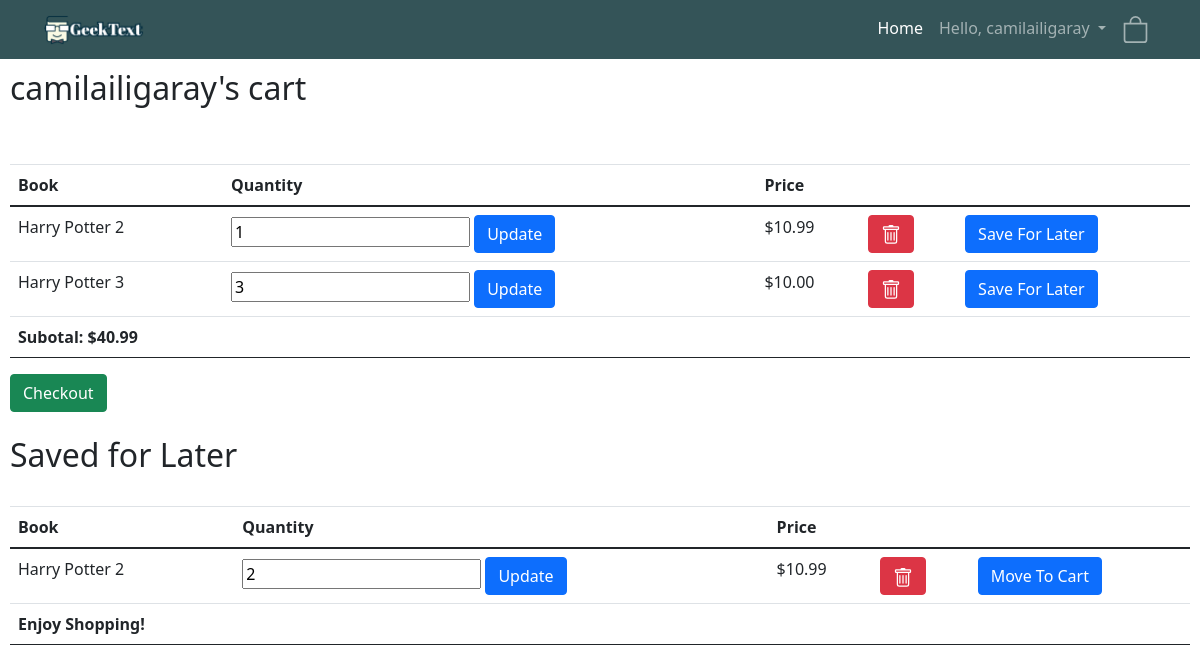
Screenshot of /ShoppingCart/ (signed in) with the database file from the repository.
### cart/models.py (models this page shows, shortened)
class ShoppingCart(models.Model):
    user = models.OneToOneField(User, on_delete=models.CASCADE, related_name="shoppingcart", null=True)
    def __str__(self):
        return str(self.user.username) + "'s cart"
    def subtotal(self):
        amount = 0.00
        for cartitem in self.shoppingcartitem_set.all():
            if not cartitem.savedforlater and not cartitem.ordered:
                amount = amount + float(cartitem.quantity * cartitem.book.price)
        return "%.2f" % amount

class ShoppingCartItem(models.Model):
    shoppingcart = models.ForeignKey(ShoppingCart, on_delete=models.CASCADE)
    book = models.ForeignKey(Book, on_delete=models.CASCADE)
    quantity = models.IntegerField()
    ordered = models.BooleanField(default=False)
    addedon = models.DateField(auto_now_add=True)
    purchasedby = models.DateField(auto_now=True)
    savedforlater = models.BooleanField(default=False)
    def __str__(self):
        return self.book.title

### bookdetails/models.py (models this page shows, shortened)
class Book(models.Model):
    authors = models.ManyToManyField(
        Author,
        related_name='booker',
    )
    GENRES = (
        ('Sci-fi', 'Sci-fi'),
        ('Fantasy', 'Fantasy'),
        ('Children', 'Children'),
        ('Non-fiction', 'Non-fiction'),
        ('Others', 'Others'),
    )
    cover = models.ImageField(upload_to='bookImages', default='bookImages/No_image.jpg')
    title = models.CharField(max_length=200)
    genre = models.CharField(max_length=200, default='other', choices=GENRES)
    price = models.DecimalField(max_digits=6, decimal_places=2, default=0.00)
    description = models.CharField(max_length=4000)
    publisher = models.CharField(max_length=200, default='Unknown')
    release_date = models.DateField(default='Unknown')
    bestseller = models.BooleanField(default=False)

### cart/views.py (the view)
# urls.py: path('', views.shoppingcartview, name='cart'),  # this connects to the
def shoppingcartview(response):
    userid = response.user.id
    cart = ShoppingCart.objects.get(id=userid)
    if cart == response.user.shoppingcart:
        total = cart.subtotal()
        return render(response, "cart/shoppingcart.html", {"cart": cart, "total": total})
    message = "You tried to access an unautharized shopping cart"
    return render(response, "onlinelibrary/home.html", {"message": message})

### cart/templates/cart/shoppingcart.html (shortened to what this page needs)
{%  extends 'onlinelibrary/base.html' %}
{% block content %}
    <h2>{{cart}}</h2>
    <br>
    <br>
    <table class="table">
        <thead>
            <th>Book</th>
            <th>Quantity</th>
            <th>Price</th>
            <th></th>
            <th></th>
        </thead>
        <tfoot>
            <tr>
                <td>
                    <strong>Subotal: ${{total}}</strong>
                </td>
                <td></td>
                <td></td>
                <td></td>
                <td></td>
            </tr>
        </tfoot>
        {% for item in cart.shoppingcartitem_set.all %}
            {% if item.savedforlater == False and item.ordered == False and item.quantity > 0 %}
                <tr>
                    <td>
                        {{ item }}
                    </td>
                    <td>
                        <form action="{% url 'updateqty' item.id%}" method="POST">
                            <input type="number", name="UpdateValue", min="1", width="1", value="{{item.quantity}}">
                            <button type="submit", name="Update", class="btn btn-primary">Update</button>
                        </form>
                    </td>
                    <td>
                        ${{ item.book.price }}
                    </td>
                    <td>
                        <button onclick="window.location.href='delete/{{item.id}}';" type="button" class="btn btn-danger">
                        </button>
                    </td>
                    <td>
                        <form action="{% url 'saveforlater' item.id%}" method="POST">
                            <button type="submit", name="SvaeForLater", class="btn btn-primary", value="saveForLater">Save For Later</button>
                        </form>
                    </td>
                </tr>
            {%  endif %}
        {% endfor %}
    </table>
    <button type="button" class="btn btn-success" data-toggle="modal" data-target="#exampleModal">
      Checkout
    </button>
    <br>
    <br>
    <h2>Saved for Later</h2>
    <br>
    <table class="table">
        <thead>
            <th>Book</th>
            <th>Quantity</th>
            <th>Price</th>
            <th></th>
            <th></th>
        </thead>
        <tfoot>
            <tr>
                <td><strong>Enjoy Shopping!</strong></td>
                <td></td>
                <td></td>
                <td></td>
                <td></td>
            </tr>
        </tfoot>
        {% for item in cart.shoppingcartitem_set.all %}
            {% if item.savedforlater == True and item.ordered == False and item.quantity > 0 %}
                <tr>
                    <td>
                        {{ item }}
                    </td>
                    <td>
                        <form action="{% url 'updateqty' item.id%}" method="POST">
                            <input type="number", name="UpdateValue", min="1", width="1", value="{{item.quantity}}">
                            <button type="submit", name="Update", class="btn btn-primary">Update</button>
                        </form>
                    </td>
                    <td>
                        ${{ item.book.price }}
                    </td>
                    <td>
                        <button onclick="window.location.href='delete/{{item.id}}';" type="button" class="btn btn-danger">
                        </button>
                    </td>
                    <td>
                        <form action="{% url 'movetocart' item.id%}" method="POST">
                            <button type="submit", name="MoveToCart", class="btn btn-primary", value="moveToCart">Move To Cart</button>
                        </form>
                    </td>
                </tr>
            {% endif %}
        {% endfor %}
    </table>
    <br>
    <br>
    <br>
    <br>
{%  endblock %}

### onlinelibrary/templates/onlinelibrary/base.html (shortened to what this page needs)
<!DOCTYPE html>
<html lang="en">
<head>
    <link rel="stylesheet" href="https://stackpath.bootstrapcdn.com/bootstrap/4.3.1/css/bootstrap.min.css"
>
    <link href="https://cdn.jsdelivr.net/npm/bootstrap@5.0.0-beta2/dist/css/bootstrap.min.css" rel="stylesheet"
>
  </head>
    {% load static %}
    <link rel="stylesheet" type="text/css" href="{% static 'onlinelibrary/style.css' %}">
</head>
<body>
<nav class="navbar navbar-expand-lg navbar-dark navbar-custom">
    {% if user.is_authenticated %}
    <div class="container-fluid">
        <div class="col">
            <a class="navbar-brand" href="#"><img src="/media/bookImages/retry.png" alt="logo" height="75%"
                                                  width="30%"></a>
        </div>
        <div class="col">
            <div class="collapse navbar-collapse" id="navbarNavDropdown">
                <ul class="navbar-nav ml-auto">
                    <li class="nav-item">
                        <a class="nav-link active" aria-current="page" href="/browse">Home</a>
                    </li>
                    <li class="nav-item dropdown">
                        <a class="nav-link dropdown-toggle" href="#" id="navbarDropdownMenuLink" role="button"
                           data-bs-toggle="dropdown" aria-expanded="false">
                            Hello, {{user.username}}
                        </a>
                    </li>
                    <li class="nav-item">
                        <a class="nav-link" href="/ShoppingCart">
                            <svg xmlns="http://www.w3.org/2000/svg" width="27" height="27" fill="currentColor"
                                 class="bi bi-bag"
                                 viewBox="0 0 16 16">
                                <path d="M8 1a2.5 2.5 0 0 1 2.5 2.5V4h-5v-.5A2.5 2.5 0 0 1 8 1zm3.5 3v-.5a3.5 3.5 0 1 0-7 0V4H1v10a2 2 0 0 0 2 2h10a2 2 0 0 0 2-2V4h-3.5zM2 5h12v9a1 1 0 0 1-1 1H3a1 1 0 0 1-1-1V5z"/>
                            </svg>
                        </a>
                    </li>
                </ul>
            </div>
            {% endif %}
        </div>
    </div>
</nav>
<div id="content" , name="content" , class="main">
        {% block content %}
        {% endblock %}
</div>
</body>
</html>

### onlinelibrary/static/onlinelibrary/style.css (style rules this page uses)
.main { margin: 10px; }
.navbar-custom { background-color:#68836a; }

### onlinelibrary/templates/onlinelibrary/base.html (style rules this page uses)
.navbar-custom { background-color:#345458; }

### rows the page displays
ShoppingCart: user.username "camilailigaray's cart"
ShoppingCartItem: book.title "Harry Potter 2", UpdateValue "1", book.price "10.99"
ShoppingCartItem: book.title "Harry Potter 3", UpdateValue "3", book.price "10.00"
ShoppingCartItem: book.title "Harry Potter 2", UpdateValue "2", book.price "10.99"

### other values shown
{{ user.username }} "camilailigaray"
{{ total }} "40.99"
